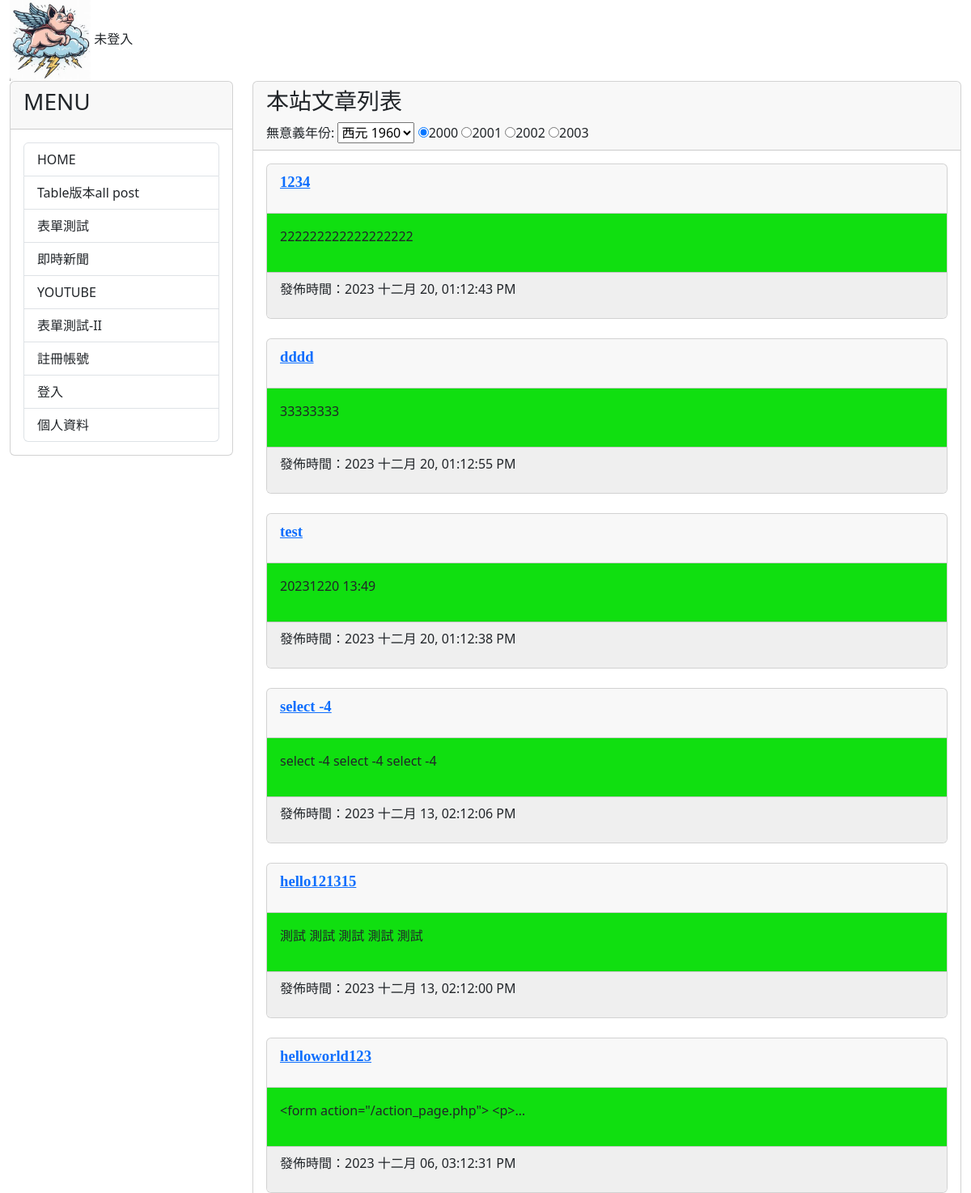
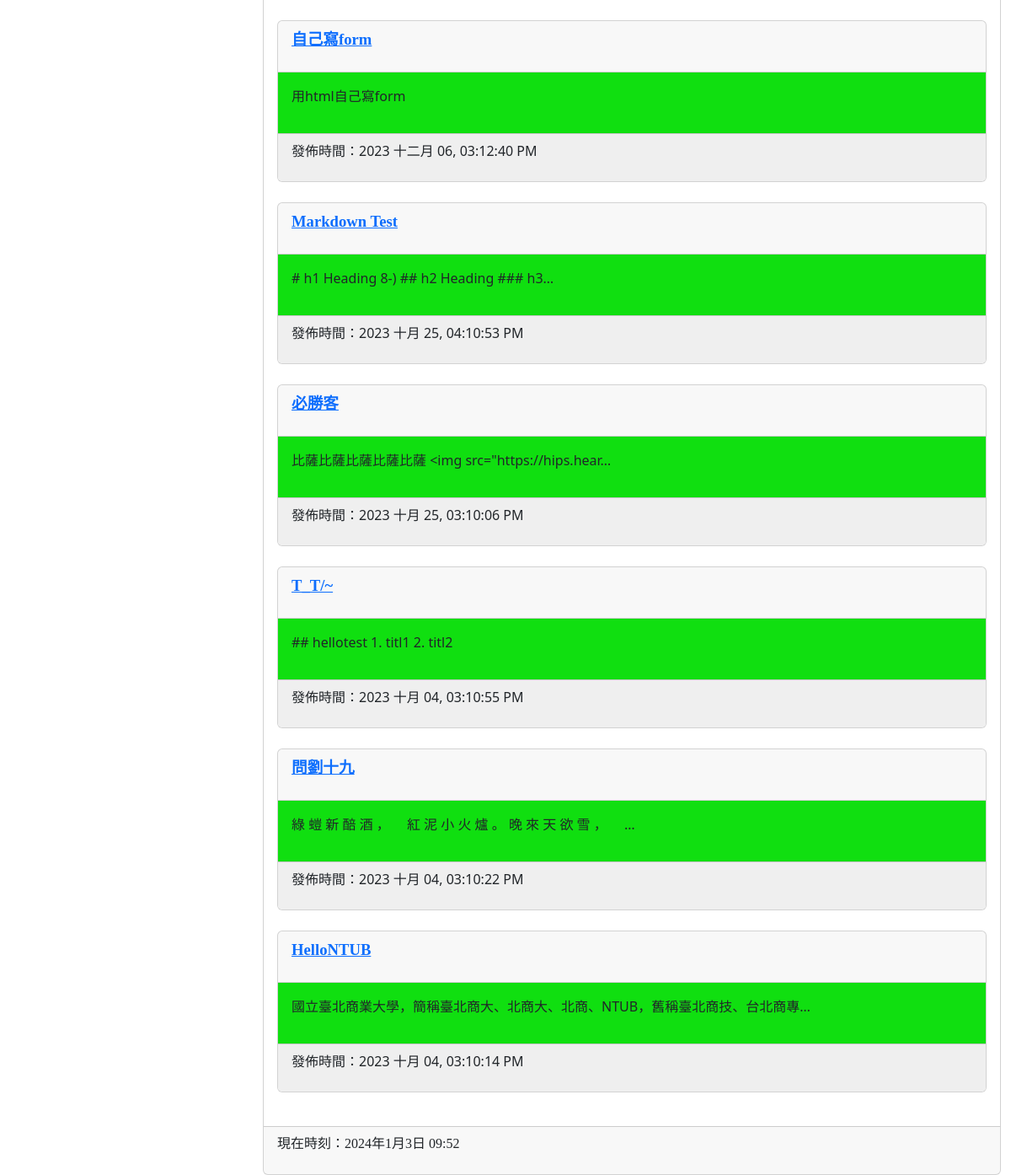
The page / on the database its author committed (2 pictures, top to bottom).
### mysite/models.py (models this page shows, shortened)
class Post(models.Model):
    title = models.CharField(max_length = 200)
    slug = models.CharField(max_length = 200)
    body = models.TextField()
    category = models.TextField(null=True)
    pub_date = models.DateTimeField(auto_now_add=True)
    class Meta:
        ordering = ('-pub_date', )

### mysite/views.py (the view)
# urls.py: path('', mv.homepage, name="homepage"),
def homepage(request):
    posts = Post.objects.all()
    now = datetime.now()
    hour = now.timetuple().tm_hour
    years = range(1960,2024)
    print('request.user.is_authenticated')
    if request.user.is_authenticated:
        user_name = request.user.username
    else:
        user_name = '未登入'
    return render(request, 'index.html', locals())

### mysite/templates/index.html (shortened to what this page needs)
{% extends "base2.html" %}
{% block headmessage %}
<h3 style='font-family:標楷體;'>本站文章列表</h3>
<label for="byear">無意義年份:</label>
<select name="byear">
    {% for year in years %}
    <option value="{{year}}">西元 {{year}}</option>
    {% endfor %}
</select>
<input type='radio' name='ryear' checked>2000</input>
<input type='radio' name='ryear'>2001</input>
<input type='radio' name='ryear'>2002</input>
<input type='radio' name='ryear'>2003</input>
{% endblock headmessage %}
{% block content %}
{% for post in posts %}
<div class='card'>
    <div class='card-header'>
        <p style='font-family:微軟正黑體;font-size:14pt;font-weight:bold;'>
            <a href='/post/{{post.slug}}'>{{ post.title }}</a>
        </p>
    </div>
    <div class='card-body' style='background-color:#10DF10'>
        <p>
           {{ post.body | truncatechars:40 }}
        </p>
    </div>
    <div class='card-footer'  style='background-color:#efefef'>
        <p>
            發佈時間：{{ post.pub_date | date:"Y M d, h:m:s A"}}
        </p>
    </div>
</div>
<br>
{% endfor %}
{% endblock content %}

### rows shown on the page
Post: title "1234", body "222222222222222222", pub_date "2023 十二月 20, 01:12:43 PM"
Post: title "dddd", body "33333333", pub_date "2023 十二月 20, 01:12:55 PM"
Post: title "test", body "20231220 13:49", pub_date "2023 十二月 20, 01:12:38 PM"
Post: title "select -4", body "select -4 select -4 select -4", pub_date "2023 十二月 13, 02:12:06 PM"
Post: title "hello121315", body "測試 測試 測試 測試 測試", pub_date "2023 十二月 13, 02:12:00 PM"
Post: title "helloworld123", body "<form action=\"/action_page.php\"> <p>…", pub_date "2023 十二月 06, 03:12:31 PM"
Post: title "自己寫form", body "用html自己寫form", pub_date "2023 十二月 06, 03:12:40 PM"
Post: title "Markdown Test", body "# h1 Heading 8-) ## h2 Heading ### h3…", pub_date "2023 十月 25, 04:10:53 PM"
Post: title "必勝客", body "比薩比薩比薩比薩比薩 <img src=\"https://hips.hear…", pub_date "2023 十月 25, 03:10:06 PM"
Post: title "T_T/~", body "## hellotest 1. titl1 2. titl2", pub_date "2023 十月 04, 03:10:55 PM"
Post: title "問劉十九", body "綠 螘 新 醅 酒 ， 紅 泥 小 火 爐 。 晚 來 天 欲 雪 ， …", pub_date "2023 十月 04, 03:10:22 PM"
Post: title "HelloNTUB", body "國立臺北商業大學，簡稱臺北商大、北商大、北商、NTUB，舊稱臺北商技、台北商專…", pub_date "2023 十月 04, 03:10:14 PM"

### other values the page prints
{{ user_name }} "未登入"
